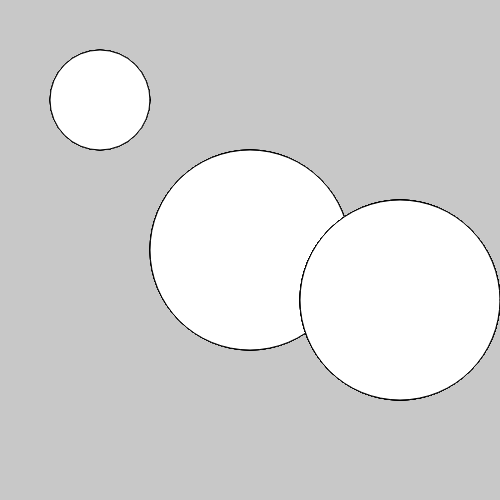
Frame 1 (no input)
Frame 60 (no input): identical to frame 1, image omitted
Frame 120 (the mouse pressed at the canvas centre since frame 60): identical to frame 1, image omitted

The p5.js sketch that drew this single still picture (run headless with seeded random() and noise() and a simulated clock; from frame 60 on, the mouse is pressed at the canvas centre):

// p5.js sketch
// ── sketch.js
var circleX;
var circleY;
var speedX;
var speedY;

function setup() {
  createCanvas(500, 500);
  circleX = 0;
  circleY = 0;
  speedX = 1.5;
  speedY = 1.4;
}

function drawCircle ( x, y, numOfCircles, circleSize ){
  // drawing a circle.
  for ( var i = 0; i < numOfCircles; i = i + 1) {
    var step = i / (numOfCircles - 1); // 0 - 1;
    circlesize = circleSize * ( 1 - step);
    fill( step * 255 );
    ellipse( x, y, circleSize, circleSize );
  }
}

function draw() {
  background(200);

  drawCircle( width/2, height/2, 7, 200 );
  drawCircle( 100, 100, 5, 100 );
  drawCircle( 400, 300, 10, 200 );

}
